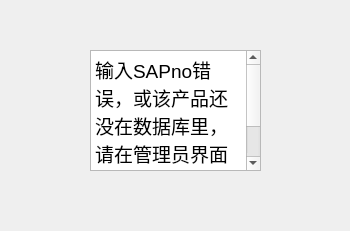
<?xml version="1.0" encoding="UTF-8"?>
<ui version="4.0">
 <class>Message</class>
 <widget class="QDialog" name="Message">
  <property name="geometry">
   <rect>
    <x>0</x>
    <y>0</y>
    <width>350</width>
    <height>231</height>
   </rect>
  </property>
  <property name="windowTitle">
   <string>Dialog</string>
  </property>
  <widget class="QTextEdit" name="textEdit">
   <property name="geometry">
    <rect>
     <x>90</x>
     <y>50</y>
     <width>171</width>
     <height>121</height>
    </rect>
   </property>
   <property name="html">
    <string>&lt;!DOCTYPE HTML PUBLIC &quot;-//W3C//DTD HTML 4.0//EN&quot; &quot;http://www.w3.org/TR/REC-html40/strict.dtd&quot;&gt;
&lt;html&gt;&lt;head&gt;&lt;meta name=&quot;qrichtext&quot; content=&quot;1&quot; /&gt;&lt;style type=&quot;text/css&quot;&gt;
p, li { white-space: pre-wrap; }
&lt;/style&gt;&lt;/head&gt;&lt;body style=&quot; font-family:'SimSun'; font-size:9pt; font-weight:400; font-style:normal;&quot;&gt;
&lt;p style=&quot; margin-top:0px; margin-bottom:0px; margin-left:0px; margin-right:0px; -qt-block-indent:0; text-indent:0px;&quot;&gt;&lt;span style=&quot; font-size:14pt;&quot;&gt;输入SAPno错误，或该产品还没在数据库里，请在管理员界面加入该产品的信息&lt;/span&gt;&lt;/p&gt;&lt;/body&gt;&lt;/html&gt;</string>
   </property>
  </widget>
 </widget>
 <resources/>
 <connections/>
</ui>
